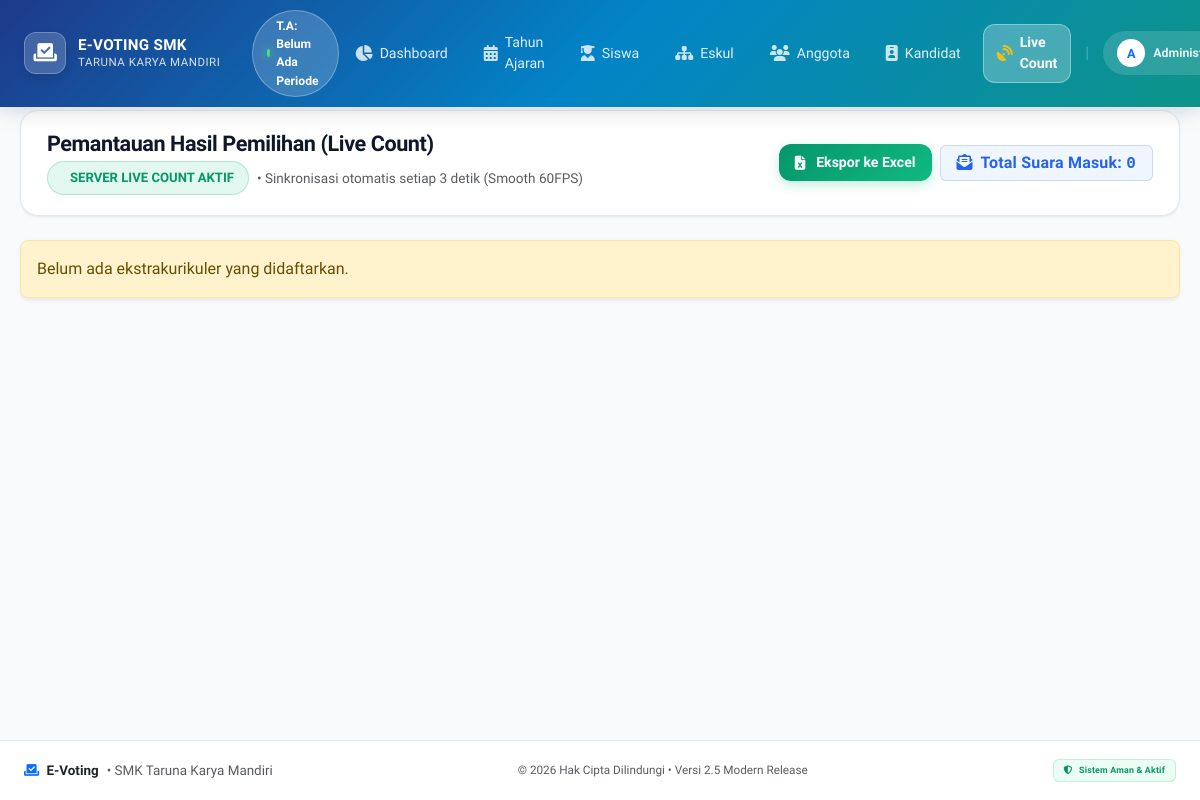
/admin/live_count.php (signed in), run on an earlier commit of the app's database.
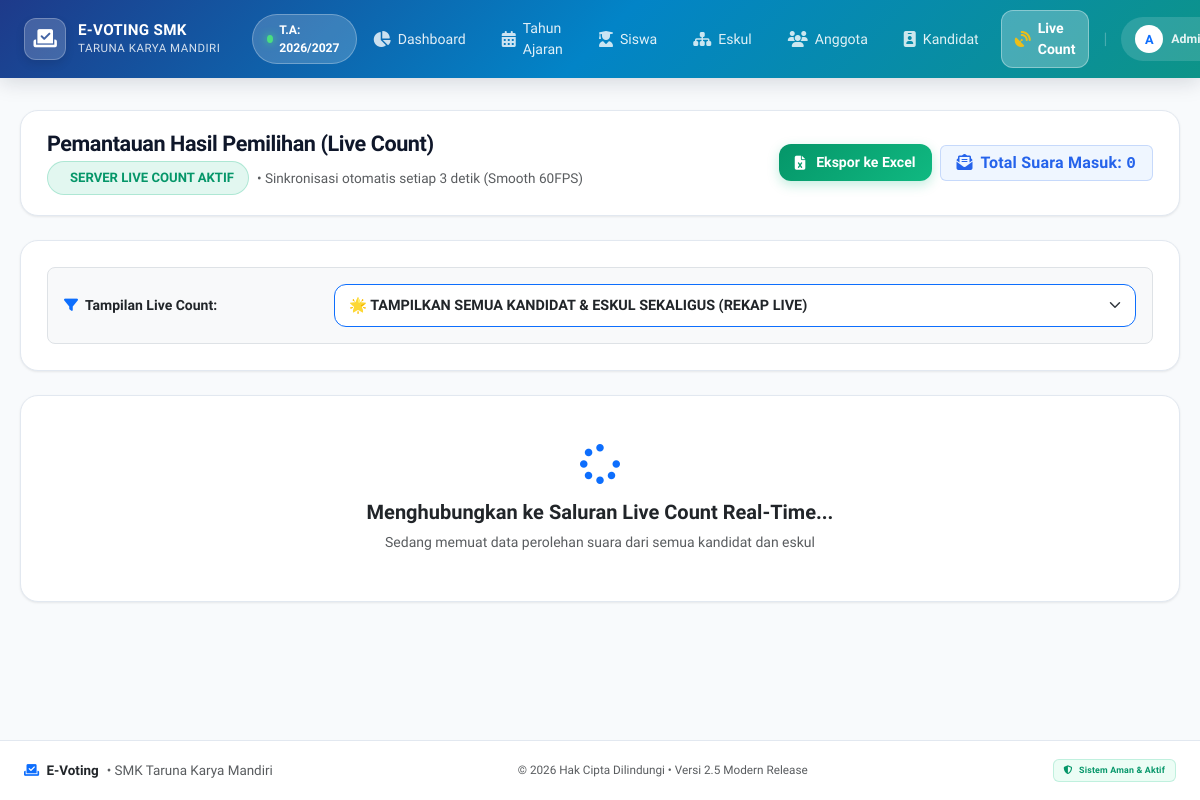
And on a later commit of the database.
### tables this page shows
CREATE TABLE `periode` (
  `id_periode` int(11) NOT NULL AUTO_INCREMENT,
  `nama_periode` varchar(50) NOT NULL,
  `status_aktif` tinyint(1) DEFAULT 1,
  PRIMARY KEY (`id_periode`)
);

### admin/live_count.php (the view, shortened to what the changed rows need)
<?php
require '../config/koneksi.php';
$stmt_eskul = $pdo->query("
    SELECT DISTINCT e.id_eskul, e.nama_eskul, e.status_pemilihan
    FROM eskul e
    JOIN kandidat k ON e.id_eskul = k.id_eskul
    WHERE e.status_aktif = 1 AND k.status_aktif = 1
    ORDER BY e.id_eskul ASC
");
$daftar_eskul = $stmt_eskul->fetchAll();
$id_eskul_pilih = isset($_GET['id_eskul']) ? $_GET['id_eskul'] : 'all';
?>
<!DOCTYPE html>
<html lang="id">
<head>
    <link href="https://cdn.jsdelivr.net/npm/bootstrap@5.3.0/dist/css/bootstrap.min.css" rel="stylesheet">
    <link rel="stylesheet" href="https://cdnjs.cloudflare.com/ajax/libs/font-awesome/6.4.0/css/all.min.css">
    <link rel="stylesheet" href="assets/css/style.css">
</head>
<body>
    <?php include 'sidebar.php'; ?>
    <div class="content">
        <div class="top-header">
            <div>
            </div>
            <div class="d-flex align-items-center gap-2 flex-wrap">
            </div>
        </div>
        <?php if (count($daftar_eskul) == 0): ?>
            <div class="alert alert-warning py-3 rounded-3 shadow-sm">Belum ada ekstrakurikuler yang didaftarkan.</div>
        <?php else: ?>
            <div class="card-modern mb-4">
                <form method="GET" action="" class="p-3 bg-light rounded-3 border">
                    <div class="row align-items-center g-2">
                        <div class="col-md-3">
                            <label class="fw-bold text-dark small m-0">
                                <i class="fas fa-filter text-primary me-1"></i> Tampilan Live Count:
                            </label>
                        </div>
                        <div class="col-md-9">
                            <select name="id_eskul" id="pilih-eskul" class="form-select border-primary fw-bold" onchange="this.form.submit()">
                                <option value="all" <?= ($id_eskul_pilih === 'all') ? 'selected' : ''; ?>>
                                    🌟 TAMPILKAN SEMUA KANDIDAT & ESKUL SEKALIGUS (REKAP LIVE)
                                </option>
                            </select>
                        </div>
                    </div>
                </form>
            </div>
            <div id="wadah-semua-eskul">
                <div class="card-modern text-center py-5">
                    <i class="fas fa-spinner fa-spin fs-1 text-primary mb-3"></i>
                    <h5 class="fw-bold text-dark">Menghubungkan ke Saluran Live Count Real-Time...</h5>
                    <p class="text-muted small m-0">Sedang memuat data perolehan suara dari semua kandidat dan eskul</p>
                </div>
            </div>
        <?php endif; ?>
    </div>
</body>
</html>

### admin/sidebar.php (shortened to what the changed rows need)
<?php
$periode_nav_text = "Belum Ada Periode";
if (isset($pdo)) {
    try {
        $stmt_nav_p = $pdo->query("SELECT nama_periode FROM periode WHERE status_aktif = 1 LIMIT 1");
        $row_p = $stmt_nav_p->fetchColumn();
        if ($row_p) {
            $periode_nav_text = $row_p;
        }
    } catch(Exception $e) {
    }
}
?>
<link rel="stylesheet" href="assets/css/style.css">
<nav class="navbar navbar-expand-xl navbar-custom fixed-top">
    <div class="container-fluid px-3 px-lg-4">
        <div class="d-none d-md-flex align-items-center ms-3">
            <span class="badge-periode-nav">
                <span class="pulse-dot"></span>
                <span>T.A: <?= htmlspecialchars($periode_nav_text); ?></span>
            </span>
        </div>
    </div>
</nav>

What changed in the data, as far as the page shows it:
added periode: nama_periode "2026/2027"
Also different on the page:
form field id_eskul: (not shown) → "🌟 TAMPILKAN SEMUA KANDIDAT & ESKUL SEKALIGUS (REKAP LIVE)"
$periode_nav_text: "Belum Ada Periode" → (not shown)
text no longer shown: "Belum ada ekstrakurikuler yang didaftarkan."
text now shown: "Tampilan Live Count: Menghubungkan ke Saluran Live Count Real-Time... Sedang memuat data perolehan suara dari semua kandidat dan eskul"
